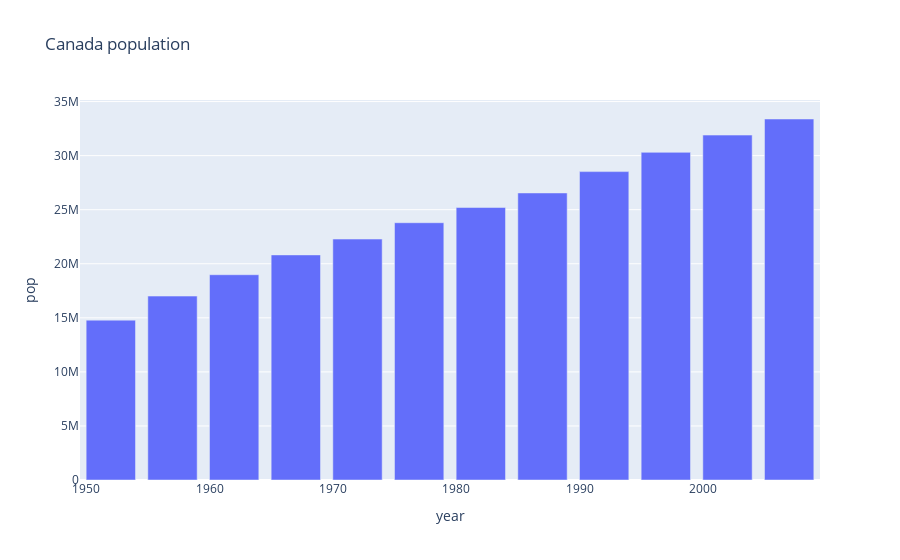

This figure's notebook cell:
### Code cell
df2 = px.data.gapminder().query('country=="Canada"')
px.bar(df2, x='year', y='pop', title='Canada population')

### Figure 1 — Plotly figure (JSON) as saved in the notebook; plotly's stock layout.template omitted (floating-point values rounded to 4 significant figures)
{"data": [{"alignmentgroup": "True", "hovertemplate": "year=%{x}<br>pop=%{y}<extra></extra>", "legendgroup": "", "marker": {"color": "#636efa", "pattern": {"shape": ""}}, "name": "", "offsetgroup": "", "orientation": "v", "showlegend": false, "textposition": "auto", "type": "bar", "x": [1952, 1957, 1962, 1967, 1972, 1977, 1982, 1987, 1992, 1997, 2002, 2007], "xaxis": "x", "y": [14785584, 17010154, 18985849, 20819767, 22284500, 23796400, 25201900, 26549700, 28523502, 30305843, 31902268, 33390141], "yaxis": "y"}], "layout": {"barmode": "relative", "legend": {"tracegroupgap": 0}, "title": {"text": "Canada population"}, "xaxis": {"anchor": "y", "domain": [0, 1], "title": {"text": "year"}}, "yaxis": {"anchor": "x", "domain": [0, 1], "title": {"text": "pop"}}}}
